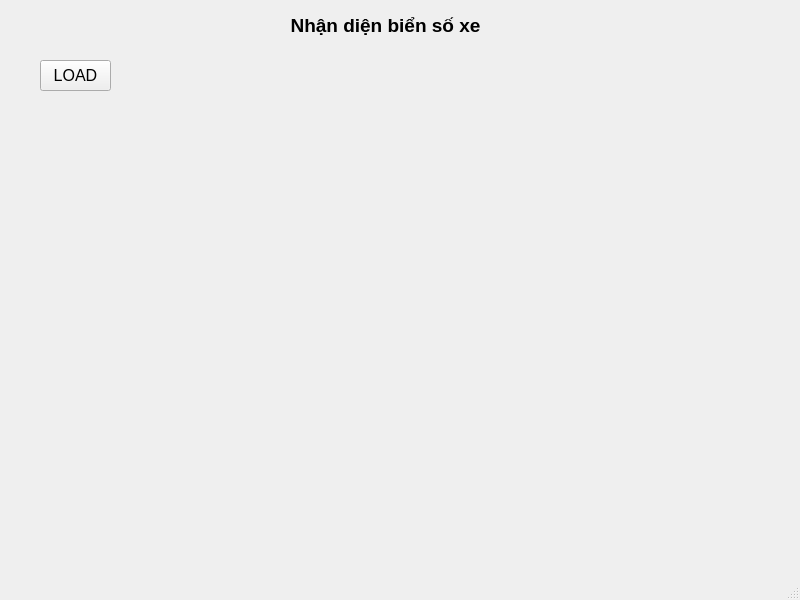
<?xml version="1.0" encoding="UTF-8"?>
<ui version="4.0">
 <class>MainWindow</class>
 <widget class="QMainWindow" name="MainWindow">
  <property name="geometry">
   <rect>
    <x>0</x>
    <y>0</y>
    <width>800</width>
    <height>600</height>
   </rect>
  </property>
  <property name="windowTitle">
   <string>App xin</string>
  </property>
  <widget class="QWidget" name="centralwidget">
   <widget class="QLabel" name="label">
    <property name="geometry">
     <rect>
      <x>270</x>
      <y>0</y>
      <width>231</width>
      <height>51</height>
     </rect>
    </property>
    <property name="font">
     <font>
      <pointsize>14</pointsize>
      <weight>75</weight>
      <italic>false</italic>
      <bold>true</bold>
      <strikeout>false</strikeout>
      <kerning>true</kerning>
     </font>
    </property>
    <property name="text">
     <string comment="disambi" extracomment="comment">Nhận diện biển số xe</string>
    </property>
    <property name="textFormat">
     <enum>Qt::AutoText</enum>
    </property>
    <property name="alignment">
     <set>Qt::AlignCenter</set>
    </property>
   </widget>
   <widget class="QPushButton" name="btn_Load">
    <property name="geometry">
     <rect>
      <x>40</x>
      <y>60</y>
      <width>71</width>
      <height>31</height>
     </rect>
    </property>
    <property name="font">
     <font>
      <pointsize>12</pointsize>
     </font>
    </property>
    <property name="text">
     <string>LOAD</string>
    </property>
   </widget>
  </widget>
  <widget class="QMenuBar" name="menubar">
   <property name="geometry">
    <rect>
     <x>0</x>
     <y>0</y>
     <width>800</width>
     <height>21</height>
    </rect>
   </property>
  </widget>
  <widget class="QStatusBar" name="statusbar"/>
 </widget>
 <resources/>
 <connections/>
</ui>
